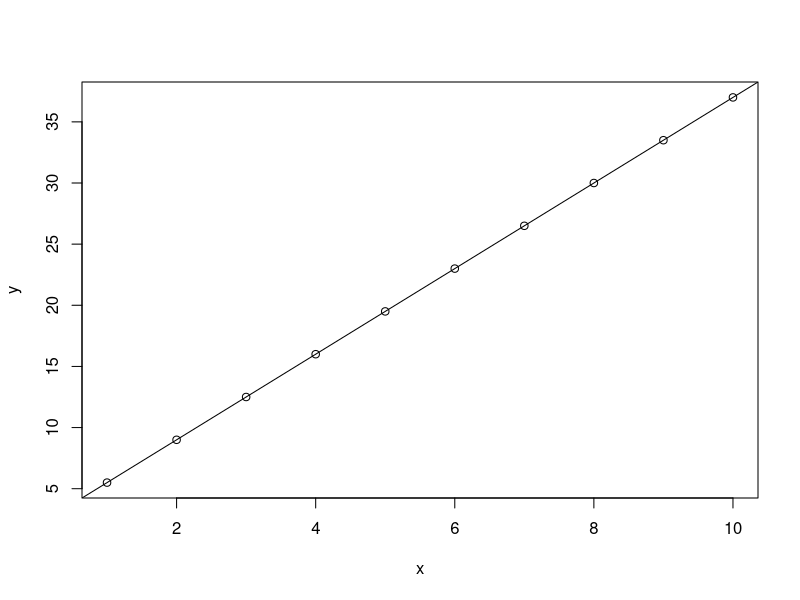
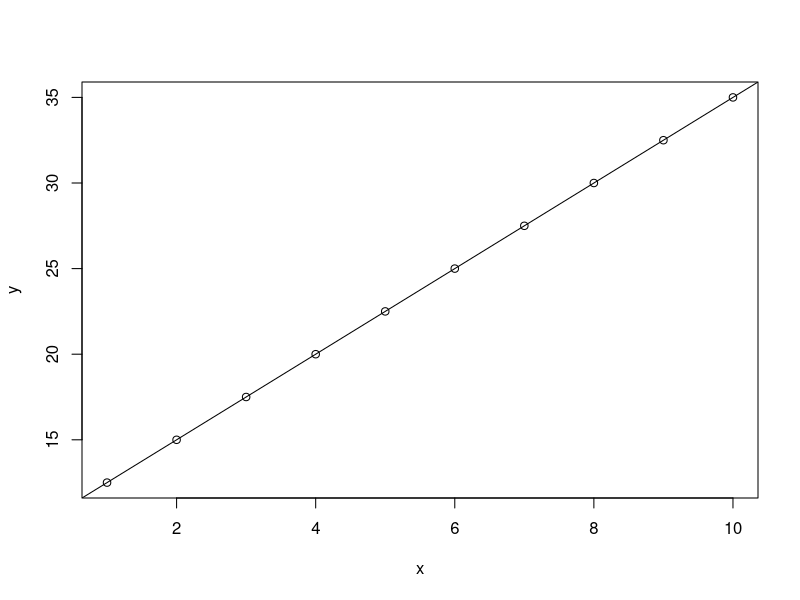

Write R code to recreate these figures, in order. (Note: this script raises an error after producing the figures.)
## ---- chunk 1
knitr::opts_chunk$set(echo = TRUE, eval = FALSE)
## ---- chunk 2
library(tidyverse)

x <- 1:10
y <- x * 3.5 + 2
plot(x, y)
abline(2, 3.5)
## ---- chunk 3
print_argument <- function(arguments) {
  print(arguments)
  10
}

hw <- print_argument("hello world")
hw
## ---- chunk 4
slope_intercept <- function()
## ---- chunk 5
slope_intercept <- function(x)
## ---- chunk 6
slope_intercept <- function(x) {
  
}
## ---- chunk 7
slope_intercept <- function(x) {
  m <- 2.5
}
## ---- chunk 8
slope_intercept <- function(x) {
  m <- 2.5
  b <- 10
}
## ---- chunk 9
slope_intercept <- function(x) {
  m <- 2.5
  b <- 10
  
  m * x + b 
}
## ---- chunk 10
slope_intercept <- function(x) {
  m <- 2.5
  b <- 10
  
  m * x + b 
}
## ---- chunk 11
#| code-line-numbers: "1|2|3"
x <- 1:10
y <- slope_intercept(x)
y
## ---- chunk 12
plot(x, y)
abline(10, 2.5)
## ---- chunk 13
#| code-line-numbers: "1|2|5|"
add <- function(x, y) {
  x + y 
}

add(10, 2)
## ---- chunk 14
power <- function(x, power = 1) {
  x ^ power
}
## ---- chunk 15
power <- function(x, power = 1) {
  x ^ power
}

power(3)
## ---- chunk 16
power()
## ---- chunk 17
is_missing <- function(x) {
  missing(x)
}
## ---- chunk 18
is_missing <- function(x) {
  missing(x)
}

is_missing()
## ---- chunk 19
is_missing <- function(x) {
  missing(x)
}

is_missing("nope!")
## ---- chunk 20
rlang::abort("something isn't right ...")
## ---- chunk 21
#| code-line-numbers: "2|3|"
power <- function(x, power = 1) {
  if (power == 0) {
    rlang::abort("i'm not letting this happen")
  }
  
  x ^ power
}
## ---- chunk 22
power <- function(x, power = 1) {
  if (power == 0) {
    rlang::abort("i'm not letting this happen")
  }
  
  x ^ power
}

power(3.14159, power = 0)
## ---- chunk 23
average <- function(x, na.rm = TRUE) {
  if (!is.numeric(x)) {
    rlang::abort("`x` must be numeric")
  } 
  
  if (na.rm) {
    missing_index <- is.na(x)
    x <- x[!missing_index]
  }
  
  sum(x) / length(x)
}

average(c(1:20),)
